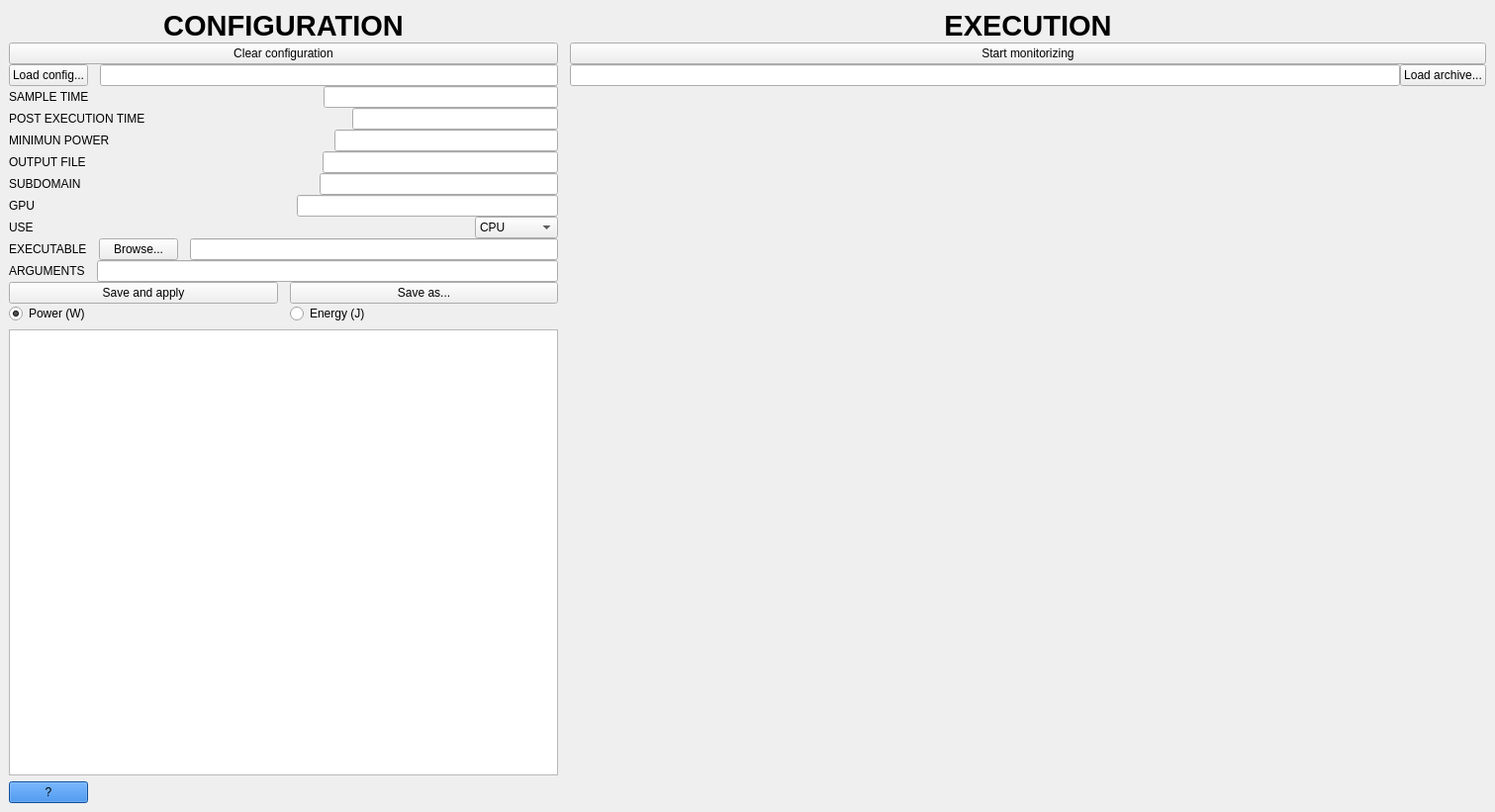
<?xml version="1.0" encoding="UTF-8"?>
<ui version="4.0">
 <class>MainWindow</class>
 <widget class="QMainWindow" name="MainWindow">
  <property name="geometry">
   <rect>
    <x>0</x>
    <y>0</y>
    <width>1511</width>
    <height>821</height>
   </rect>
  </property>
  <property name="sizePolicy">
   <sizepolicy hsizetype="MinimumExpanding" vsizetype="MinimumExpanding">
    <horstretch>0</horstretch>
    <verstretch>0</verstretch>
   </sizepolicy>
  </property>
  <property name="minimumSize">
   <size>
    <width>1511</width>
    <height>821</height>
   </size>
  </property>
  <property name="windowTitle">
   <string>MainWindow</string>
  </property>
  <widget class="QWidget" name="centralwidget">
   <property name="sizePolicy">
    <sizepolicy hsizetype="Preferred" vsizetype="Preferred">
     <horstretch>0</horstretch>
     <verstretch>0</verstretch>
    </sizepolicy>
   </property>
   <layout class="QGridLayout" name="gridLayout" columnstretch="3,5">
    <property name="horizontalSpacing">
     <number>12</number>
    </property>
    <item row="1" column="0" rowspan="2">
     <layout class="QVBoxLayout" name="verticalLayout">
      <property name="sizeConstraint">
       <enum>QLayout::SetFixedSize</enum>
      </property>
      <item>
       <widget class="QLabel" name="label">
        <property name="sizePolicy">
         <sizepolicy hsizetype="Preferred" vsizetype="Fixed">
          <horstretch>0</horstretch>
          <verstretch>0</verstretch>
         </sizepolicy>
        </property>
        <property name="text">
         <string>&lt;html&gt;&lt;head/&gt;&lt;body&gt;&lt;p align=&quot;center&quot;&gt;&lt;span style=&quot; font-size:22pt; font-weight:600;&quot;&gt;CONFIGURATION&lt;/span&gt;&lt;/p&gt;&lt;/body&gt;&lt;/html&gt;</string>
        </property>
       </widget>
      </item>
      <item>
       <widget class="QPushButton" name="clearButton">
        <property name="text">
         <string>Clear configuration</string>
        </property>
       </widget>
      </item>
      <item>
       <layout class="QHBoxLayout" name="horizontalLayout_10">
        <property name="spacing">
         <number>12</number>
        </property>
        <item>
         <widget class="QPushButton" name="loadConfigButton">
          <property name="text">
           <string>Load config...</string>
          </property>
         </widget>
        </item>
        <item>
         <widget class="QLineEdit" name="lineEdit">
          <property name="sizePolicy">
           <sizepolicy hsizetype="MinimumExpanding" vsizetype="Fixed">
            <horstretch>0</horstretch>
            <verstretch>0</verstretch>
           </sizepolicy>
          </property>
          <property name="readOnly">
           <bool>true</bool>
          </property>
         </widget>
        </item>
       </layout>
      </item>
      <item>
       <layout class="QHBoxLayout" name="horizontalLayout">
        <item>
         <widget class="QLabel" name="label_2">
          <property name="text">
           <string>SAMPLE TIME</string>
          </property>
         </widget>
        </item>
        <item>
         <spacer name="horizontalSpacer">
          <property name="orientation">
           <enum>Qt::Horizontal</enum>
          </property>
          <property name="sizeHint" stdset="0">
           <size>
            <width>40</width>
            <height>20</height>
           </size>
          </property>
         </spacer>
        </item>
        <item>
         <widget class="QLineEdit" name="sampleTimeEdit"/>
        </item>
       </layout>
      </item>
      <item>
       <layout class="QHBoxLayout" name="horizontalLayout_2">
        <item>
         <widget class="QLabel" name="label_3">
          <property name="text">
           <string>POST EXECUTION TIME</string>
          </property>
         </widget>
        </item>
        <item>
         <spacer name="horizontalSpacer_2">
          <property name="orientation">
           <enum>Qt::Horizontal</enum>
          </property>
          <property name="sizeHint" stdset="0">
           <size>
            <width>40</width>
            <height>20</height>
           </size>
          </property>
         </spacer>
        </item>
        <item>
         <widget class="QLineEdit" name="postExecEdit"/>
        </item>
       </layout>
      </item>
      <item>
       <layout class="QHBoxLayout" name="horizontalLayout_3">
        <item>
         <widget class="QLabel" name="label_4">
          <property name="text">
           <string>MINIMUN POWER</string>
          </property>
         </widget>
        </item>
        <item>
         <spacer name="horizontalSpacer_3">
          <property name="orientation">
           <enum>Qt::Horizontal</enum>
          </property>
          <property name="sizeHint" stdset="0">
           <size>
            <width>40</width>
            <height>20</height>
           </size>
          </property>
         </spacer>
        </item>
        <item>
         <widget class="QLineEdit" name="minPowerEdit"/>
        </item>
       </layout>
      </item>
      <item>
       <layout class="QHBoxLayout" name="horizontalLayout_4">
        <item>
         <widget class="QLabel" name="label_5">
          <property name="text">
           <string>OUTPUT FILE</string>
          </property>
         </widget>
        </item>
        <item>
         <spacer name="horizontalSpacer_4">
          <property name="orientation">
           <enum>Qt::Horizontal</enum>
          </property>
          <property name="sizeHint" stdset="0">
           <size>
            <width>40</width>
            <height>20</height>
           </size>
          </property>
         </spacer>
        </item>
        <item>
         <widget class="QLineEdit" name="outputFIleEdit"/>
        </item>
       </layout>
      </item>
      <item>
       <layout class="QHBoxLayout" name="horizontalLayout_5">
        <item>
         <widget class="QLabel" name="label_6">
          <property name="text">
           <string>SUBDOMAIN</string>
          </property>
         </widget>
        </item>
        <item>
         <spacer name="horizontalSpacer_5">
          <property name="orientation">
           <enum>Qt::Horizontal</enum>
          </property>
          <property name="sizeHint" stdset="0">
           <size>
            <width>40</width>
            <height>20</height>
           </size>
          </property>
         </spacer>
        </item>
        <item>
         <widget class="QLineEdit" name="subdomainEdit"/>
        </item>
       </layout>
      </item>
      <item>
       <layout class="QHBoxLayout" name="horizontalLayout_6">
        <item>
         <widget class="QLabel" name="label_7">
          <property name="text">
           <string>GPU</string>
          </property>
         </widget>
        </item>
        <item>
         <spacer name="horizontalSpacer_7">
          <property name="orientation">
           <enum>Qt::Horizontal</enum>
          </property>
          <property name="sizeHint" stdset="0">
           <size>
            <width>40</width>
            <height>20</height>
           </size>
          </property>
         </spacer>
        </item>
        <item>
         <widget class="QLineEdit" name="gpuEdit"/>
        </item>
       </layout>
      </item>
      <item>
       <layout class="QHBoxLayout" name="horizontalLayout_7">
        <item>
         <widget class="QLabel" name="label_8">
          <property name="text">
           <string>USE</string>
          </property>
         </widget>
        </item>
        <item>
         <spacer name="horizontalSpacer_10">
          <property name="orientation">
           <enum>Qt::Horizontal</enum>
          </property>
          <property name="sizeHint" stdset="0">
           <size>
            <width>40</width>
            <height>20</height>
           </size>
          </property>
         </spacer>
        </item>
        <item>
         <widget class="QComboBox" name="useBox">
          <property name="currentText">
           <string>CPU</string>
          </property>
          <item>
           <property name="text">
            <string>CPU</string>
           </property>
          </item>
          <item>
           <property name="text">
            <string>GPU</string>
           </property>
          </item>
          <item>
           <property name="text">
            <string>CPU,GPU</string>
           </property>
          </item>
         </widget>
        </item>
       </layout>
      </item>
      <item>
       <layout class="QHBoxLayout" name="horizontalLayout_8">
        <property name="spacing">
         <number>12</number>
        </property>
        <item>
         <widget class="QLabel" name="label_9">
          <property name="text">
           <string>EXECUTABLE</string>
          </property>
         </widget>
        </item>
        <item>
         <widget class="QPushButton" name="executableButton">
          <property name="text">
           <string>Browse...</string>
          </property>
         </widget>
        </item>
        <item>
         <widget class="QLineEdit" name="executableEdit">
          <property name="readOnly">
           <bool>false</bool>
          </property>
         </widget>
        </item>
       </layout>
      </item>
      <item>
       <layout class="QHBoxLayout" name="horizontalLayout_9">
        <property name="spacing">
         <number>12</number>
        </property>
        <item>
         <widget class="QLabel" name="label_10">
          <property name="text">
           <string>ARGUMENTS</string>
          </property>
         </widget>
        </item>
        <item>
         <widget class="QLineEdit" name="argumentsEdit"/>
        </item>
       </layout>
      </item>
      <item>
       <layout class="QHBoxLayout" name="horizontalLayout_13">
        <property name="spacing">
         <number>12</number>
        </property>
        <item>
         <widget class="QPushButton" name="applyButton">
          <property name="text">
           <string>Save and apply</string>
          </property>
         </widget>
        </item>
        <item>
         <widget class="QPushButton" name="saveButton">
          <property name="text">
           <string>Save as...</string>
          </property>
         </widget>
        </item>
       </layout>
      </item>
      <item>
       <layout class="QHBoxLayout" name="horizontalLayout_12">
        <property name="spacing">
         <number>12</number>
        </property>
        <item>
         <widget class="QRadioButton" name="powerCheck">
          <property name="text">
           <string>Power (W)</string>
          </property>
          <property name="checked">
           <bool>true</bool>
          </property>
         </widget>
        </item>
        <item>
         <widget class="QRadioButton" name="energyCheck">
          <property name="text">
           <string>Energy (J)</string>
          </property>
          <property name="checked">
           <bool>false</bool>
          </property>
         </widget>
        </item>
       </layout>
      </item>
     </layout>
    </item>
    <item row="1" column="1">
     <layout class="QVBoxLayout" name="verticalLayout_2">
      <item>
       <widget class="QLabel" name="label_11">
        <property name="sizePolicy">
         <sizepolicy hsizetype="Expanding" vsizetype="Fixed">
          <horstretch>0</horstretch>
          <verstretch>0</verstretch>
         </sizepolicy>
        </property>
        <property name="text">
         <string>&lt;html&gt;&lt;head/&gt;&lt;body&gt;&lt;p align=&quot;center&quot;&gt;&lt;span style=&quot; font-size:22pt; font-weight:600;&quot;&gt;EXECUTION&lt;/span&gt;&lt;/p&gt;&lt;/body&gt;&lt;/html&gt;</string>
        </property>
       </widget>
      </item>
      <item>
       <widget class="QPushButton" name="startButton">
        <property name="sizePolicy">
         <sizepolicy hsizetype="Expanding" vsizetype="Fixed">
          <horstretch>0</horstretch>
          <verstretch>0</verstretch>
         </sizepolicy>
        </property>
        <property name="text">
         <string>Start monitorizing</string>
        </property>
       </widget>
      </item>
      <item>
       <layout class="QHBoxLayout" name="horizontalLayout_11">
        <item>
         <widget class="QLineEdit" name="archiveEdit">
          <property name="readOnly">
           <bool>true</bool>
          </property>
         </widget>
        </item>
        <item>
         <widget class="QPushButton" name="loadArchiveButton">
          <property name="text">
           <string>Load archive...</string>
          </property>
         </widget>
        </item>
       </layout>
      </item>
     </layout>
    </item>
    <item row="2" column="1" rowspan="3">
     <widget class="QCustomPlot" name="customPlot" native="true">
      <property name="sizePolicy">
       <sizepolicy hsizetype="Expanding" vsizetype="Expanding">
        <horstretch>0</horstretch>
        <verstretch>0</verstretch>
       </sizepolicy>
      </property>
     </widget>
    </item>
    <item row="6" column="0">
     <widget class="QPushButton" name="aboutButton">
      <property name="sizePolicy">
       <sizepolicy hsizetype="Fixed" vsizetype="Fixed">
        <horstretch>0</horstretch>
        <verstretch>0</verstretch>
       </sizepolicy>
      </property>
      <property name="minimumSize">
       <size>
        <width>0</width>
        <height>0</height>
       </size>
      </property>
      <property name="palette">
       <palette>
        <active>
         <colorrole role="WindowText">
          <brush brushstyle="SolidPattern">
           <color alpha="255">
            <red>0</red>
            <green>0</green>
            <blue>0</blue>
           </color>
          </brush>
         </colorrole>
         <colorrole role="Button">
          <brush brushstyle="SolidPattern">
           <color alpha="255">
            <red>28</red>
            <green>113</green>
            <blue>216</blue>
           </color>
          </brush>
         </colorrole>
         <colorrole role="Light">
          <brush brushstyle="SolidPattern">
           <color alpha="255">
            <red>102</red>
            <green>171</green>
            <blue>255</blue>
           </color>
          </brush>
         </colorrole>
         <colorrole role="Midlight">
          <brush brushstyle="SolidPattern">
           <color alpha="255">
            <red>65</red>
            <green>142</green>
            <blue>235</blue>
           </color>
          </brush>
         </colorrole>
         <colorrole role="Dark">
          <brush brushstyle="SolidPattern">
           <color alpha="255">
            <red>14</red>
            <green>57</green>
            <blue>108</blue>
           </color>
          </brush>
         </colorrole>
         <colorrole role="Mid">
          <brush brushstyle="SolidPattern">
           <color alpha="255">
            <red>19</red>
            <green>75</green>
            <blue>144</blue>
           </color>
          </brush>
         </colorrole>
         <colorrole role="Text">
          <brush brushstyle="SolidPattern">
           <color alpha="255">
            <red>0</red>
            <green>0</green>
            <blue>0</blue>
           </color>
          </brush>
         </colorrole>
         <colorrole role="BrightText">
          <brush brushstyle="SolidPattern">
           <color alpha="255">
            <red>255</red>
            <green>255</green>
            <blue>255</blue>
           </color>
          </brush>
         </colorrole>
         <colorrole role="ButtonText">
          <brush brushstyle="SolidPattern">
           <color alpha="255">
            <red>0</red>
            <green>0</green>
            <blue>0</blue>
           </color>
          </brush>
         </colorrole>
         <colorrole role="Base">
          <brush brushstyle="SolidPattern">
           <color alpha="255">
            <red>255</red>
            <green>255</green>
            <blue>255</blue>
           </color>
          </brush>
         </colorrole>
         <colorrole role="Window">
          <brush brushstyle="SolidPattern">
           <color alpha="255">
            <red>28</red>
            <green>113</green>
            <blue>216</blue>
           </color>
          </brush>
         </colorrole>
         <colorrole role="Shadow">
          <brush brushstyle="SolidPattern">
           <color alpha="255">
            <red>0</red>
            <green>0</green>
            <blue>0</blue>
           </color>
          </brush>
         </colorrole>
         <colorrole role="AlternateBase">
          <brush brushstyle="SolidPattern">
           <color alpha="255">
            <red>141</red>
            <green>184</green>
            <blue>235</blue>
           </color>
          </brush>
         </colorrole>
         <colorrole role="ToolTipBase">
          <brush brushstyle="SolidPattern">
           <color alpha="255">
            <red>255</red>
            <green>255</green>
            <blue>220</blue>
           </color>
          </brush>
         </colorrole>
         <colorrole role="ToolTipText">
          <brush brushstyle="SolidPattern">
           <color alpha="255">
            <red>0</red>
            <green>0</green>
            <blue>0</blue>
           </color>
          </brush>
         </colorrole>
         <colorrole role="PlaceholderText">
          <brush brushstyle="SolidPattern">
           <color alpha="128">
            <red>0</red>
            <green>0</green>
            <blue>0</blue>
           </color>
          </brush>
         </colorrole>
        </active>
        <inactive>
         <colorrole role="WindowText">
          <brush brushstyle="SolidPattern">
           <color alpha="255">
            <red>0</red>
            <green>0</green>
            <blue>0</blue>
           </color>
          </brush>
         </colorrole>
         <colorrole role="Button">
          <brush brushstyle="SolidPattern">
           <color alpha="255">
            <red>28</red>
            <green>113</green>
            <blue>216</blue>
           </color>
          </brush>
         </colorrole>
         <colorrole role="Light">
          <brush brushstyle="SolidPattern">
           <color alpha="255">
            <red>102</red>
            <green>171</green>
            <blue>255</blue>
           </color>
          </brush>
         </colorrole>
         <colorrole role="Midlight">
          <brush brushstyle="SolidPattern">
           <color alpha="255">
            <red>65</red>
            <green>142</green>
            <blue>235</blue>
           </color>
          </brush>
         </colorrole>
         <colorrole role="Dark">
          <brush brushstyle="SolidPattern">
           <color alpha="255">
            <red>14</red>
            <green>57</green>
            <blue>108</blue>
           </color>
          </brush>
         </colorrole>
         <colorrole role="Mid">
          <brush brushstyle="SolidPattern">
           <color alpha="255">
            <red>19</red>
            <green>75</green>
            <blue>144</blue>
           </color>
          </brush>
         </colorrole>
         <colorrole role="Text">
          <brush brushstyle="SolidPattern">
           <color alpha="255">
            <red>0</red>
            <green>0</green>
            <blue>0</blue>
           </color>
          </brush>
         </colorrole>
         <colorrole role="BrightText">
          <brush brushstyle="SolidPattern">
           <color alpha="255">
            <red>255</red>
            <green>255</green>
            <blue>255</blue>
           </color>
          </brush>
         </colorrole>
         <colorrole role="ButtonText">
          <brush brushstyle="SolidPattern">
           <color alpha="255">
            <red>0</red>
            <green>0</green>
            <blue>0</blue>
           </color>
          </brush>
         </colorrole>
         <colorrole role="Base">
          <brush brushstyle="SolidPattern">
           <color alpha="255">
            <red>255</red>
            <green>255</green>
            <blue>255</blue>
           </color>
          </brush>
         </colorrole>
         <colorrole role="Window">
          <brush brushstyle="SolidPattern">
           <color alpha="255">
            <red>28</red>
            <green>113</green>
            <blue>216</blue>
           </color>
          </brush>
         </colorrole>
         <colorrole role="Shadow">
          <brush brushstyle="SolidPattern">
           <color alpha="255">
            <red>0</red>
            <green>0</green>
            <blue>0</blue>
           </color>
          </brush>
         </colorrole>
         <colorrole role="AlternateBase">
          <brush brushstyle="SolidPattern">
           <color alpha="255">
            <red>141</red>
            <green>184</green>
            <blue>235</blue>
           </color>
          </brush>
         </colorrole>
         <colorrole role="ToolTipBase">
          <brush brushstyle="SolidPattern">
           <color alpha="255">
            <red>255</red>
            <green>255</green>
            <blue>220</blue>
           </color>
          </brush>
         </colorrole>
         <colorrole role="ToolTipText">
          <brush brushstyle="SolidPattern">
           <color alpha="255">
            <red>0</red>
            <green>0</green>
            <blue>0</blue>
           </color>
          </brush>
         </colorrole>
         <colorrole role="PlaceholderText">
          <brush brushstyle="SolidPattern">
           <color alpha="128">
            <red>0</red>
            <green>0</green>
            <blue>0</blue>
           </color>
          </brush>
         </colorrole>
        </inactive>
        <disabled>
         <colorrole role="WindowText">
          <brush brushstyle="SolidPattern">
           <color alpha="255">
            <red>14</red>
            <green>57</green>
            <blue>108</blue>
           </color>
          </brush>
         </colorrole>
         <colorrole role="Button">
          <brush brushstyle="SolidPattern">
           <color alpha="255">
            <red>28</red>
            <green>113</green>
            <blue>216</blue>
           </color>
          </brush>
         </colorrole>
         <colorrole role="Light">
          <brush brushstyle="SolidPattern">
           <color alpha="255">
            <red>102</red>
            <green>171</green>
            <blue>255</blue>
           </color>
          </brush>
         </colorrole>
         <colorrole role="Midlight">
          <brush brushstyle="SolidPattern">
           <color alpha="255">
            <red>65</red>
            <green>142</green>
            <blue>235</blue>
           </color>
          </brush>
         </colorrole>
         <colorrole role="Dark">
          <brush brushstyle="SolidPattern">
           <color alpha="255">
            <red>14</red>
            <green>57</green>
            <blue>108</blue>
           </color>
          </brush>
         </colorrole>
         <colorrole role="Mid">
          <brush brushstyle="SolidPattern">
           <color alpha="255">
            <red>19</red>
            <green>75</green>
            <blue>144</blue>
           </color>
          </brush>
         </colorrole>
         <colorrole role="Text">
          <brush brushstyle="SolidPattern">
           <color alpha="255">
            <red>14</red>
            <green>57</green>
            <blue>108</blue>
           </color>
          </brush>
         </colorrole>
         <colorrole role="BrightText">
          <brush brushstyle="SolidPattern">
           <color alpha="255">
            <red>255</red>
            <green>255</green>
            <blue>255</blue>
           </color>
          </brush>
         </colorrole>
         <colorrole role="ButtonText">
          <brush brushstyle="SolidPattern">
           <color alpha="255">
            <red>14</red>
            <green>57</green>
            <blue>108</blue>
           </color>
          </brush>
         </colorrole>
         <colorrole role="Base">
          <brush brushstyle="SolidPattern">
           <color alpha="255">
            <red>28</red>
            <green>113</green>
            <blue>216</blue>
           </color>
          </brush>
         </colorrole>
         <colorrole role="Window">
          <brush brushstyle="SolidPattern">
           <color alpha="255">
            <red>28</red>
            <green>113</green>
            <blue>216</blue>
           </color>
          </brush>
         </colorrole>
         <colorrole role="Shadow">
          <brush brushstyle="SolidPattern">
           <color alpha="255">
            <red>0</red>
            <green>0</green>
            <blue>0</blue>
           </color>
          </brush>
         </colorrole>
         <colorrole role="AlternateBase">
          <brush brushstyle="SolidPattern">
           <color alpha="255">
            <red>28</red>
            <green>113</green>
            <blue>216</blue>
           </color>
          </brush>
         </colorrole>
         <colorrole role="ToolTipBase">
          <brush brushstyle="SolidPattern">
           <color alpha="255">
            <red>255</red>
            <green>255</green>
            <blue>220</blue>
           </color>
          </brush>
         </colorrole>
         <colorrole role="ToolTipText">
          <brush brushstyle="SolidPattern">
           <color alpha="255">
            <red>0</red>
            <green>0</green>
            <blue>0</blue>
           </color>
          </brush>
         </colorrole>
         <colorrole role="PlaceholderText">
          <brush brushstyle="SolidPattern">
           <color alpha="128">
            <red>0</red>
            <green>0</green>
            <blue>0</blue>
           </color>
          </brush>
         </colorrole>
        </disabled>
       </palette>
      </property>
      <property name="toolTip">
       <string>About the application</string>
      </property>
      <property name="text">
       <string>?</string>
      </property>
     </widget>
    </item>
    <item row="3" column="0" rowspan="2">
     <widget class="QListView" name="listView">
      <property name="sizePolicy">
       <sizepolicy hsizetype="Preferred" vsizetype="Preferred">
        <horstretch>0</horstretch>
        <verstretch>0</verstretch>
       </sizepolicy>
      </property>
      <property name="autoScroll">
       <bool>false</bool>
      </property>
      <property name="dragEnabled">
       <bool>false</bool>
      </property>
     </widget>
    </item>
   </layout>
  </widget>
 </widget>
 <customwidgets>
  <customwidget>
   <class>QCustomPlot</class>
   <extends>QWidget</extends>
   <header>qcustomplot.h</header>
   <container>1</container>
  </customwidget>
 </customwidgets>
 <resources/>
 <connections/>
</ui>
